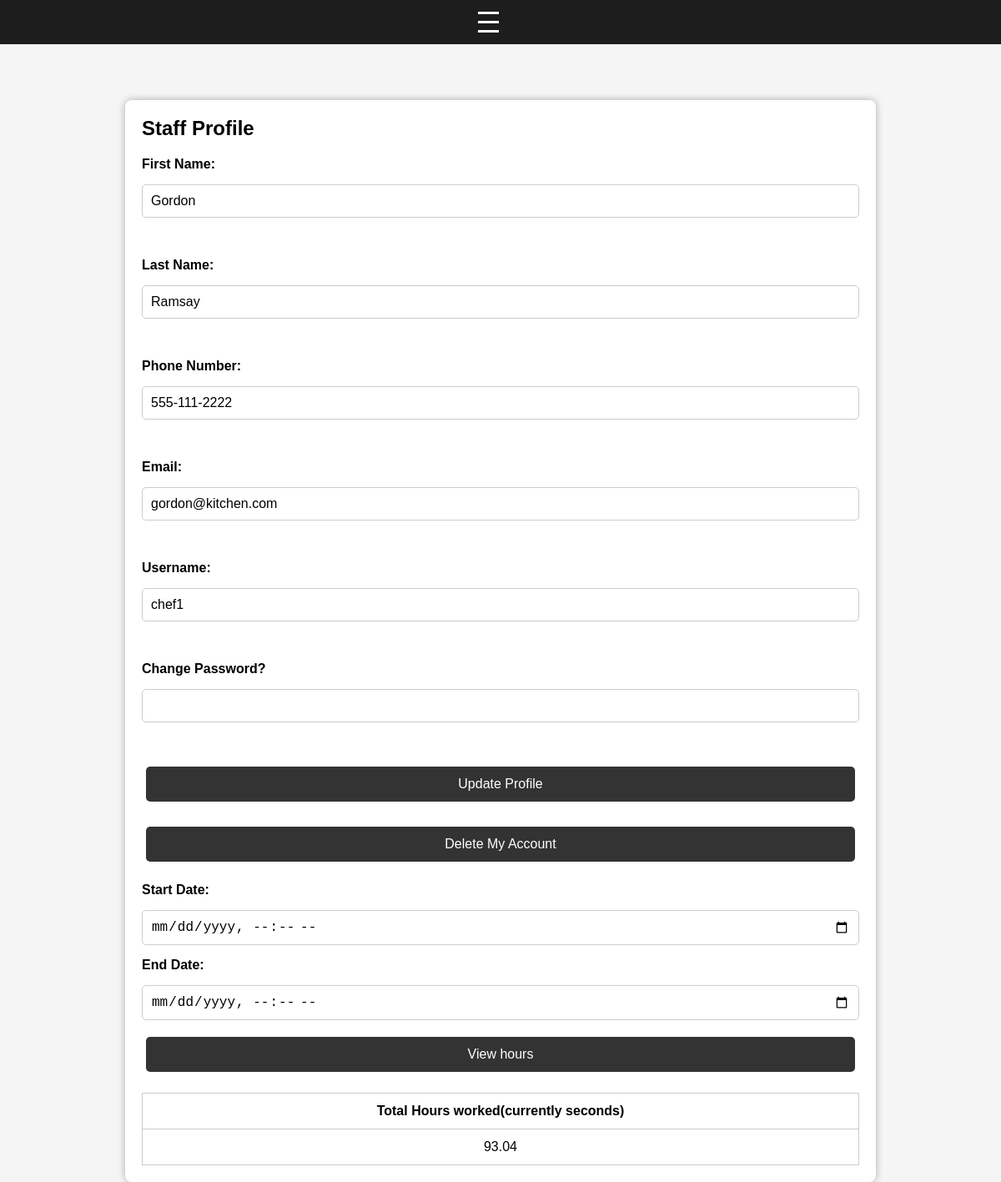
/profile/tracking (signed in), run on the app's committed database.
### app/models.py (models this page shows)
class Staff(db.Model):
    id = db.Column(db.Integer, primary_key=True)
    first_name = db.Column(db.String(255), nullable=False)
    last_name = db.Column(db.String(255), nullable=False)
    phone_number = db.Column(db.String(15))
    email = db.Column(db.String(255))
    hire_date = db.Column(db.DateTime)
    user_id = db.Column(db.Integer, db.ForeignKey('user.id', ondelete="RESTRICT"), nullable=False)
    schedules = db.relationship('StaffSchedule', backref='staff', lazy=True)
    requests = db.relationship('RequestTimeOff', backref='staff', lazy=True)
    notifications = db.relationship('Notification', backref='staff', lazy=True)

class User(db.Model):
    id = db.Column(db.Integer, primary_key=True)
    username = db.Column(db.String(255), unique=True, nullable=False)
    password = db.Column(db.String(255), nullable=False)
    role_id = db.Column(db.Integer, db.ForeignKey('role.id', ondelete="RESTRICT"), nullable=False)
    staff = db.relationship('Staff', backref='user', lazy=True, uselist=False)

### app/routes/auth_routes.py (the view)
@auth_bp.route('/profile/tracking')
def get_hours():
    username = session.get('username')
    if not username:
        return redirect(url_for('auth.sign_in'))
    user = AuthLogic.get_user_record(username)
    staff = user.staff
    hours = 0;
    if staff:
        staff_id = staff.id
        start_str = request.args.get('start')
        end_str = request.args.get('end')
        try: # ensure format is correct
            start = datetime.fromisoformat(start_str) if start_str else None
            end = datetime.fromisoformat(end_str) if end_str else None
            hours = Schedule.get_worked_hours_in_range(staff_id, start, end)
        except ValueError:
            return redirect(url_for('auth.get_profile'))
    return render_template('profile.html', hours=hours, user_data = user, staff_data = staff)

### app/logic/auth_logic.py (called while the page is built)
    @staticmethod
    def get_user_record(username):
        return BaseCRUD.get_row(User, username = username)

### app/logic/base_crud.py (called while the page is built)
    @staticmethod
    def get_row(model, **kwargs):
        return model.query.filter_by(**kwargs).first() #  get a single row based on the kwargs

    @staticmethod
    def get_records_by_date_range(model, column, start_date=None, end_date=None, **kwargs):
        query = model.query.filter_by(**kwargs) # build up the query only no data is returned
        if start_date:
            query = query.filter(column >= start_date) # apply additional filters
        if end_date:
            query = query.filter(column <= end_date)
        return query.all() # get the data

### app/logic/schedules.py (called while the page is built)
    @staticmethod
    def get_worked_hours_in_range(staff_id, start_date, end_date):
        records = BaseCRUD.get_records_by_date_range(
            ClockInOut,
            ClockInOut.clock_in_time,
            start_date=start_date,
            end_date=end_date,
            staff_id=staff_id
        )
        total_hours = sum(record.total_hours or 0 for record in records) # OR 0  TO HANDLE NONE VALUE
        return round(total_hours, 2)

### templates/profile.html (shortened to what this page needs)
<!DOCTYPE html>
<html lang="en">
<head>
    <link rel="stylesheet" href="{{ url_for('static', filename='css/base.css') }}">
</head>
<body>
    {% include 'partials/nav.html' %}
<section>
    <h1>Staff Profile</h1>
    <div class="staff-form-container">
        <form action="{{ url_for('auth.get_profile') }}" method="POST" class="staff-form">
            <label for="first_name">First Name:</label>
            <input type="text" name="first_name" id="first_name" value="{{ staff_data.first_name if staff_data else '' }}" required><br>
            <label for="last_name">Last Name:</label>
            <input type="text" name="last_name" id="last_name" value="{{ staff_data.last_name if staff_data else '' }}" required><br>
            <label for="phone_number">Phone Number:</label>
            <input type="text" name="phone_number" id="phone_number" value="{{ staff_data.phone_number if staff_data else '' }}"required><br>
            <label for="email">Email:</label>
            <input type="email" name="email" id="email" value="{{ staff_data.email if staff_data else '' }}"required><br>
            <label for="username">Username:</label>
            <input type="text" name="username" id="username" value="{{ user_data.username }}" readonly><br>
            <label for="password">Change Password? </label>
            <input type="password" name="password" id="password" ><br>
            <button type="submit">
                {{ 'Update' if staff_data else 'Create' }} Profile
            </button>
        </form>
        <form method="POST" action="{{ url_for('auth.delete_account') }}" onsubmit="return confirm('Are you sure you want to delete your account? This cannot be undone.');">
            <button type="submit" class="danger-button">Delete My Account</button>
        </form>
        <form method="GET" action="{{ url_for('auth.get_profile') }}">
            <label>Start Date:</label>
            <input type="datetime-local" name="start">
            <label>End Date:</label>
            <input type="datetime-local" name="end">
            <button type="submit">View hours</button>
        </form>
        {% if hours %}
            <table border="1">
                <tr>
                    <th>Total Hours worked(currently seconds)</th>
                </tr>
                <tr>
                    <td>{{ hours }}</td>
                </tr>
            </table>
        {% endif %}
    </div>
</section>
</body>
</html>

### static/css/base.css (style rules this page uses)
* { box-sizing: border-box; margin: 0; padding: 0; }
html, body { height: 100%; display: flex; flex-direction: column; font-family: Arial, sans-serif; background-color: #f5f5f5; }
button { margin:5px; }
.container, section { flex: 1; max-width: 900px; width: 100%; margin: 120px auto 20px; padding: 20px; background-color: white; border-radius: 8px; box-shadow: 0 0 10px rgba(0,0,0,0.3); }
form { display: flex; flex-direction: column; gap: 15px; margin-top: 20px; }
form label { font-weight: bold; }
form input, form select, form textarea { padding: 10px; border: 1px solid #ccc; border-radius: 5px; font-size: 16px; width: 100%; }
form button { display: block; padding: 12px; background-color: #333; color: white; border: none; border-radius: 5px; font-size: 16px; cursor: pointer; }
table { width: 100%; border-collapse: collapse; margin-top: 20px; }
table th, table td { padding: 12px; border: 1px solid #ccc; text-align: center; }

### data on the page
Staff: first_name "Gordon", last_name "Ramsay", phone_number "555-111-2222", email "gordon@kitchen.com"
User: username "chef1"

### other printed values
{{ 'Update' if staff_data else 'Create' }} "Update"
{{ hours }} "93.04"
